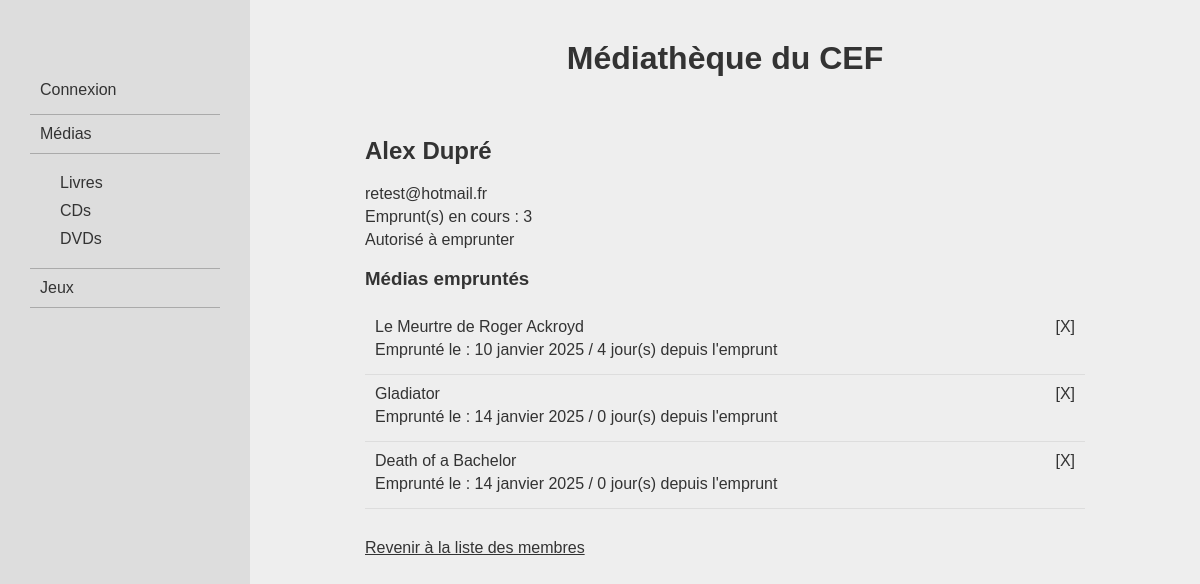
The app's page /membre/4 with its own data.
### logisticMediatheque/models.py (models this page shows, shortened)
class Membres (models.Model):
    firstname = models.CharField(max_length=100)
    lastname = models.CharField(max_length=100)
    email = models.EmailField()
    canLoan = models.BooleanField(default=True)
    numLoan = models.IntegerField(default=0)

class Medias (models.Model):
    title = models.CharField(max_length = 100, unique = True)
    issue = models.DateField()
    borrower = models.ForeignKey(Membres, on_delete= models.DO_NOTHING, null=True)
    dateLoan = models.DateField(null = True, blank = True)
    timeLoan = models.IntegerField(null = True)
    MEDIATYPES = [
        ("livre", "Livre"),
        ("cd", "CD"),
        ("dvd", "DVD")
    ]
    mediaType = models.CharField(choices=MEDIATYPES, max_length=5, default="livre")

### logisticMediatheque/views/views_membres.py (the view)
# urls.py: path('membre/<int:membre_id>', views_membres.membreDetail, name = 'membreDetail'),
def membreDetail(request, membre_id):
    mediaLoans = Medias.objects.all().filter(borrower = membre_id)
    for media in mediaLoans:
        now = datetime.datetime.now().date()
        dateLoan = media.dateLoan
        timeLoan = now - dateLoan
        media.timeLoan = timeLoan.days
    return render(
        request,
        "logisticMediatheque/itemDetails/membreDetails.html",
        {
            "membre": get_object_or_404( Membres, pk = membre_id ),
            "mediaLoans": mediaLoans,
            "now": now,
            "dateLoan":dateLoan
        }
    )

### logisticMediatheque/templates/logisticMediatheque/itemDetails/membreDetails.html
{% extends 'logisticMediatheque/base.html' %}
{% block content %}
    <h2>{{ membre.firstname }} {{ membre.lastname }}</h2>
    <div class="membreInfos">
        <p>{{ membre.email }}</p>
        <p>Emprunt(s) en cours : {{ membre.numLoan }}</p>
        {% if membre.canLoan == True %}
            <p>Autorisé à emprunter</p>
        {% else %}
            <p>Ne peut plus emprunter !</p>
        {% endif %}
    </div>
    <div class="membreLoans">
        <h3>Médias empruntés</h3>
        {% for mediaLoan in mediaLoans %}
            <div class="item">
                <div class="mediaInfos">
                    <a href="{% url 'logisticMediatheque:mediaDetail' mediaLoan.mediaType mediaLoan.id %}">{{mediaLoan.title}}</a><br/>
                    <p>Emprunté le : {{mediaLoan.dateLoan}} / {{mediaLoan.timeLoan}} jour(s) depuis l'emprunt</p>
                </div>
                <div class="itemActions">
                    <a href="{% url 'logisticMediatheque:removeLoan' mediaLoan.id membre.id %}">[X]</a>
                </div>
            </div>
        {% endfor %}
    </div>
    <p class="returnLink"><a href="{% url 'logisticMediatheque:listMembres' %}">Revenir à la liste des membres</a></p>
{% endblock content %}

### mediathequeCEF/static/css/style.css (style rules this page uses)
body { background-color: #eee; color:#333; font-family: sans-serif; margin:0; box-sizing: border-box; }
a { text-decoration: none; color:#333; }
p { margin: 5px 0; }
.item { border-bottom: 1px solid #ddd; margin: 0; padding: 10px; display: flex; justify-content: space-between; }
.returnLink { margin-top: 30px; text-decoration: underline; }

### records on screen
Membres: firstname "Alex", lastname "Dupré", email "retest@hotmail.fr", numLoan "3"
Medias: title "Le Meurtre de Roger Ackroyd", dateLoan "10 janvier 2025", timeLoan "4"
Medias: title "Gladiator", dateLoan "14 janvier 2025", timeLoan "0"
Medias: title "Death of a Bachelor", dateLoan "14 janvier 2025", timeLoan "0"
